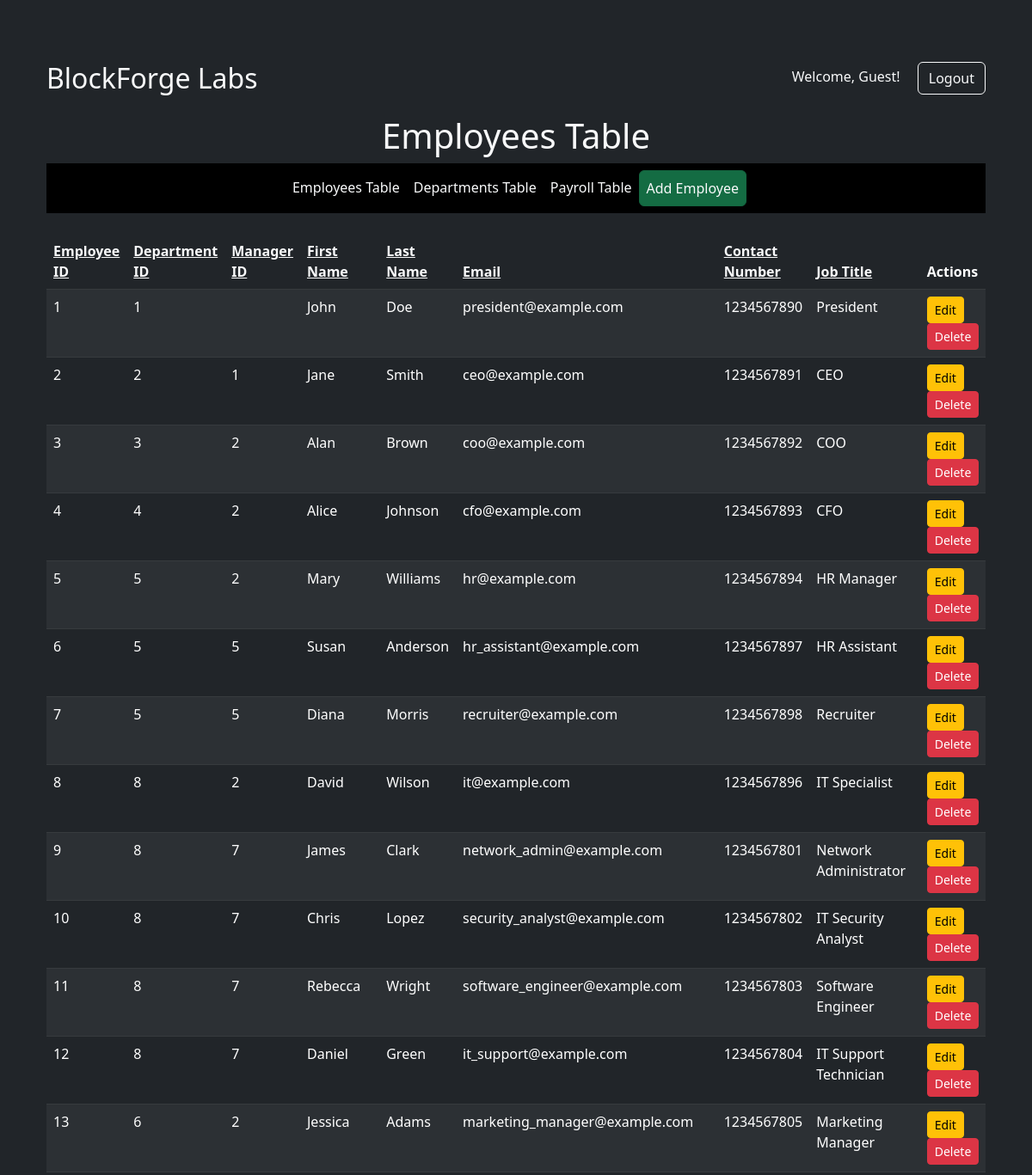
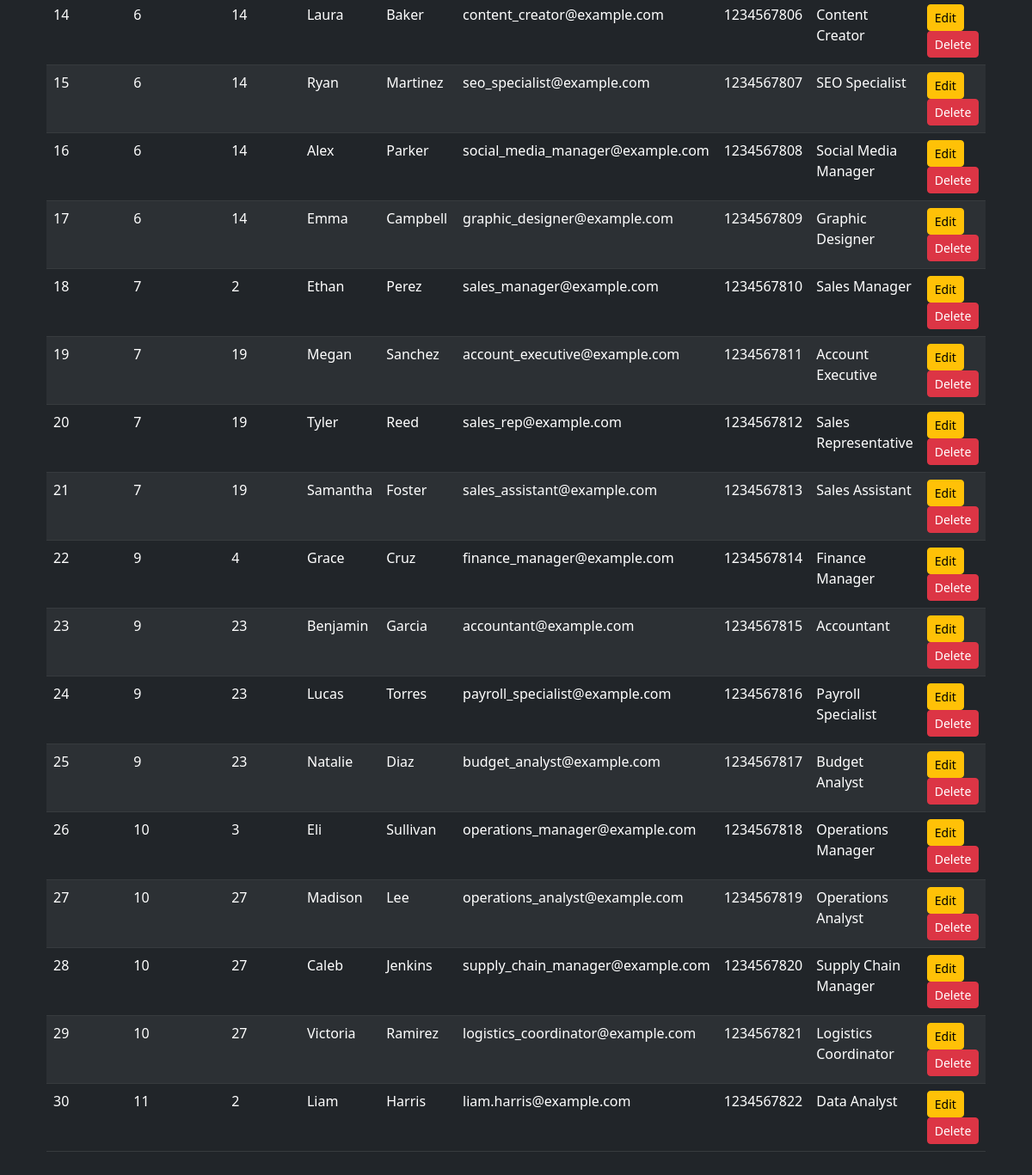
The page / on the database its author committed (2 pictures, top to bottom).
### tables this page shows
CREATE TABLE `employees` (
  `EmployeeID` int(11) NOT NULL,
  `FirstName` varchar(50) NOT NULL,
  `LastName` varchar(50) NOT NULL,
  `Email` varchar(100) NOT NULL,
  `PhoneNumber` varchar(15) NOT NULL,
  `HireDate` date NOT NULL,
  `JobTitle` varchar(50) NOT NULL,
  `DepartmentID` int(11) DEFAULT NULL,
  `ManagerID` int(11) DEFAULT NULL,
  `Actions` varchar(255) NOT NULL
);

### index.php (the view, shortened to what this page needs)
<?php
$username = '';
?>
<!DOCTYPE html>
<html lang="en">
<head>
  <link rel="stylesheet" href="https://cdn.jsdelivr.net/npm/bootstrap@5.2.3/dist/css/bootstrap.min.css">
</head>
<body class="container-fluid bg-dark text-white">
  <div class="container mt-5 bg-dark text-light p-4">
    <div class="d-flex justify-content-between align-items-center mb-4">
      <h2 class="mb-0">BlockForge Labs</h2>
      <div>
        <span class="me-3">Welcome, <?php echo $username ?: 'Guest'; ?>!</span>
        <a href="login.php" class="btn btn-outline-light">Logout</a>
      </div>
    </div>
    <h1 class="text-center">Employees Table</h1>
    <nav class="navbar navbar-expand-lg navbar-dark bg-black justify-content-center">
      <ul class="navbar-nav">
        <li class="nav-item"><a href="index.php" class="nav-link text-light active">Employees Table</a></li>
        <li class="nav-item"><a href="departments.php" class="nav-link text-light">Departments Table</a></li>
        <li class="nav-item"><a href="payroll.php" class="nav-link text-light">Payroll Table</a></li>
        <li class="nav-item"><a href="addemployee.php" class="nav-link text-light active btn btn-success">Add Employee</a></li>
      </ul>
    </nav>
    <?php
    include 'database.php';
    $sort = isset($_GET['sort']) ? $_GET['sort'] : 'EmployeeID';
    $order = isset($_GET['order']) && $_GET['order'] == 'asc' ? 'desc' : 'asc';
    $sql = "SELECT * FROM employees ORDER BY $sort $order";
    $result = mysqli_query($conn, $sql);
    if ($result && mysqli_num_rows($result) > 0) {
        echo "<table class='table table-dark table-striped mt-4'>";
        echo "<thead>";
        echo "<tr>";
        echo "<th><a href='?sort=EmployeeID&order=$order' class='text-light'>Employee ID</a></th>";
        echo "<th><a href='?sort=DepartmentID&order=$order' class='text-light'>Department ID</a></th>";
        echo "<th><a href='?sort=ManagerID&order=$order' class='text-light'>Manager ID</a></th>";
        echo "<th><a href='?sort=FirstName&order=$order' class='text-light'>First Name</a></th>";
        echo "<th><a href='?sort=LastName&order=$order' class='text-light'>Last Name</a></th>";
        echo "<th><a href='?sort=Email&order=$order' class='text-light'>Email</a></th>";
        echo "<th><a href='?sort=PhoneNumber&order=$order' class='text-light'>Contact Number</a></th>";
        echo "<th><a href='?sort=JobTitle&order=$order' class='text-light'>Job Title</a></th>";
        echo "<th>Actions</th>";
        echo "</tr>";
        echo "</thead>";
        echo "<tbody>";
        while ($row = mysqli_fetch_assoc($result)) {
            echo "<tr>";
            echo "<td>" . htmlspecialchars($row['EmployeeID']) . "</td>";
            echo "<td>" . htmlspecialchars($row['DepartmentID']) . "</td>";
            echo "<td>" . htmlspecialchars($row['ManagerID']) . "</td>";
            echo "<td>" . htmlspecialchars($row['FirstName']) . "</td>";
            echo "<td>" . htmlspecialchars($row['LastName']) . "</td>";
            echo "<td>" . htmlspecialchars($row['Email']) . "</td>";
            echo "<td>" . htmlspecialchars($row['PhoneNumber']) . "</td>";
            echo "<td>" . htmlspecialchars($row['JobTitle']) . "</td>";
            echo "<td>
                    <a href='edit.php?employeeID=" . htmlspecialchars($row['EmployeeID']) . "' class='btn btn-warning btn-sm'>Edit</a>
                    <a href='delete.php?employeeID=" . htmlspecialchars($row['EmployeeID']) . "' class='btn btn-danger btn-sm' onclick='return confirm(\"Are you sure you want to delete this record?\");'>Delete</a>
                  </td>";
            echo "</tr>";
        }
        echo "</tbody>";
        echo "</table>";
    } else {
        echo "<div class='alert alert-info mt-4'>No records found.</div>";
    }
    ?>
  </div>
</body>
</html>

### rows shown on the page
employees: EmployeeID "1", DepartmentID "1", FirstName "John", LastName "Doe", Email "president@example.com", PhoneNumber "1234567890", JobTitle "President"
employees: EmployeeID "2", DepartmentID "2", ManagerID "1", FirstName "Jane", LastName "Smith", Email "ceo@example.com", PhoneNumber "1234567891", JobTitle "CEO"
employees: EmployeeID "3", DepartmentID "3", ManagerID "2", FirstName "Alan", LastName "Brown", Email "coo@example.com", PhoneNumber "1234567892", JobTitle "COO"
employees: EmployeeID "4", DepartmentID "4", ManagerID "2", FirstName "Alice", LastName "Johnson", Email "cfo@example.com", PhoneNumber "1234567893", JobTitle "CFO"
employees: EmployeeID "5", DepartmentID "5", ManagerID "2", FirstName "Mary", LastName "Williams", Email "hr@example.com", PhoneNumber "1234567894", JobTitle "HR Manager"
employees: EmployeeID "6", DepartmentID "5", ManagerID "5", FirstName "Susan", LastName "Anderson", Email "hr_assistant@example.com", PhoneNumber "1234567897", JobTitle "HR Assistant"
employees: EmployeeID "7", DepartmentID "5", ManagerID "5", FirstName "Diana", LastName "Morris", Email "recruiter@example.com", PhoneNumber "1234567898", JobTitle "Recruiter"
employees: EmployeeID "8", DepartmentID "8", ManagerID "2", FirstName "David", LastName "Wilson", Email "it@example.com", PhoneNumber "1234567896", JobTitle "IT Specialist"
employees: EmployeeID "9", DepartmentID "8", ManagerID "7", FirstName "James", LastName "Clark", Email "network_admin@example.com", PhoneNumber "1234567801", JobTitle "Network Administrator"
employees: EmployeeID "10", DepartmentID "8", ManagerID "7", FirstName "Chris", LastName "Lopez", Email "security_analyst@example.com", PhoneNumber "1234567802", JobTitle "IT Security Analyst"
employees: EmployeeID "11", DepartmentID "8", ManagerID "7", FirstName "Rebecca", LastName "Wright", Email "software_engineer@example.com", PhoneNumber "1234567803", JobTitle "Software Engineer"
employees: EmployeeID "12", DepartmentID "8", ManagerID "7", FirstName "Daniel", LastName "Green", Email "it_support@example.com", PhoneNumber "1234567804", JobTitle "IT Support Technician"
employees: EmployeeID "13", DepartmentID "6", ManagerID "2", FirstName "Jessica", LastName "Adams", Email "marketing_manager@example.com", PhoneNumber "1234567805", JobTitle "Marketing Manager"
employees: EmployeeID "14", DepartmentID "6", ManagerID "14", FirstName "Laura", LastName "Baker", Email "content_creator@example.com", PhoneNumber "1234567806", JobTitle "Content Creator"
employees: EmployeeID "15", DepartmentID "6", ManagerID "14", FirstName "Ryan", LastName "Martinez", Email "seo_specialist@example.com", PhoneNumber "1234567807", JobTitle "SEO Specialist"
employees: EmployeeID "16", DepartmentID "6", ManagerID "14", FirstName "Alex", LastName "Parker", Email "social_media_manager@example.com", PhoneNumber "1234567808", JobTitle "Social Media Manager"
employees: EmployeeID "17", DepartmentID "6", ManagerID "14", FirstName "Emma", LastName "Campbell", Email "graphic_designer@example.com", PhoneNumber "1234567809", JobTitle "Graphic Designer"
employees: EmployeeID "18", DepartmentID "7", ManagerID "2", FirstName "Ethan", LastName "Perez", Email "sales_manager@example.com", PhoneNumber "1234567810", JobTitle "Sales Manager"
employees: EmployeeID "19", DepartmentID "7", ManagerID "19", FirstName "Megan", LastName "Sanchez", Email "account_executive@example.com", PhoneNumber "1234567811", JobTitle "Account Executive"
employees: EmployeeID "20", DepartmentID "7", ManagerID "19", FirstName "Tyler", LastName "Reed", Email "sales_rep@example.com", PhoneNumber "1234567812", JobTitle "Sales Representative"
employees: EmployeeID "21", DepartmentID "7", ManagerID "19", FirstName "Samantha", LastName "Foster", Email "sales_assistant@example.com", PhoneNumber "1234567813", JobTitle "Sales Assistant"
employees: EmployeeID "22", DepartmentID "9", ManagerID "4", FirstName "Grace", LastName "Cruz", Email "finance_manager@example.com", PhoneNumber "1234567814", JobTitle "Finance Manager"
employees: EmployeeID "23", DepartmentID "9", ManagerID "23", FirstName "Benjamin", LastName "Garcia", Email "accountant@example.com", PhoneNumber "1234567815", JobTitle "Accountant"
employees: EmployeeID "24", DepartmentID "9", ManagerID "23", FirstName "Lucas", LastName "Torres", Email "payroll_specialist@example.com", PhoneNumber "1234567816", JobTitle "Payroll Specialist"
employees: EmployeeID "25", DepartmentID "9", ManagerID "23", FirstName "Natalie", LastName "Diaz", Email "budget_analyst@example.com", PhoneNumber "1234567817", JobTitle "Budget Analyst"
employees: EmployeeID "26", DepartmentID "10", ManagerID "3", FirstName "Eli", LastName "Sullivan", Email "operations_manager@example.com", PhoneNumber "1234567818", JobTitle "Operations Manager"
employees: EmployeeID "27", DepartmentID "10", ManagerID "27", FirstName "Madison", LastName "Lee", Email "operations_analyst@example.com", PhoneNumber "1234567819", JobTitle "Operations Analyst"
employees: EmployeeID "28", DepartmentID "10", ManagerID "27", FirstName "Caleb", LastName "Jenkins", Email "supply_chain_manager@example.com", PhoneNumber "1234567820", JobTitle "Supply Chain Manager"
employees: EmployeeID "29", DepartmentID "10", ManagerID "27", FirstName "Victoria", LastName "Ramirez", Email "logistics_coordinator@example.com", PhoneNumber "1234567821", JobTitle "Logistics Coordinator"
employees: EmployeeID "30", DepartmentID "11", ManagerID "2", FirstName "Liam", LastName "Harris", Email "liam.harris@example.com", PhoneNumber "1234567822", JobTitle "Data Analyst"

### other values the page prints
$username ?: 'Guest' "Guest"
